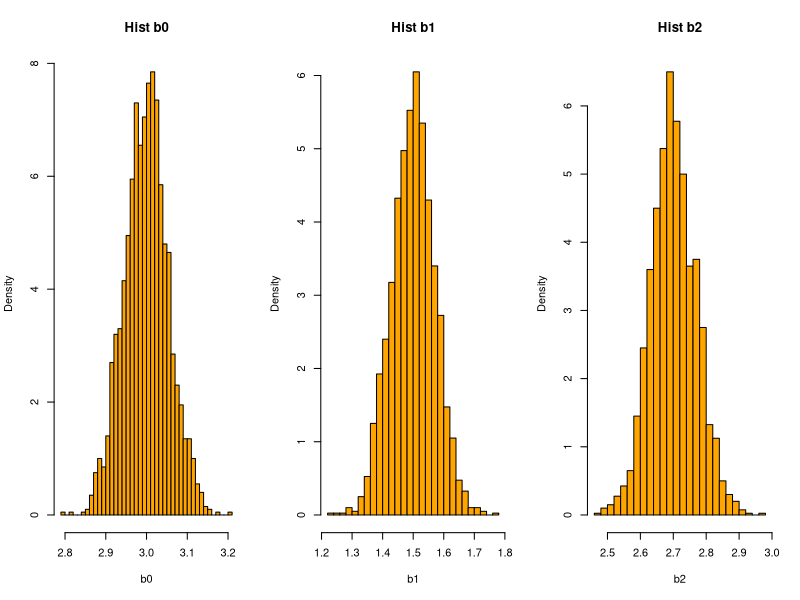
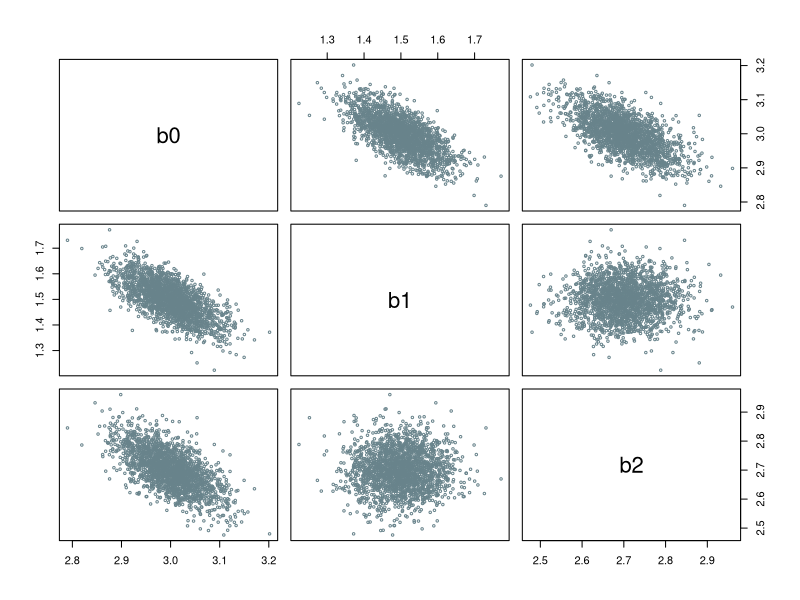
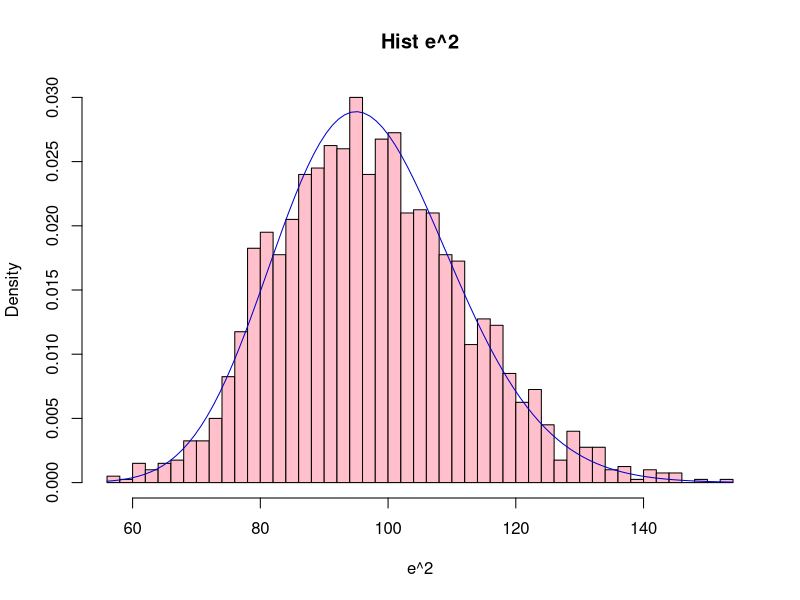
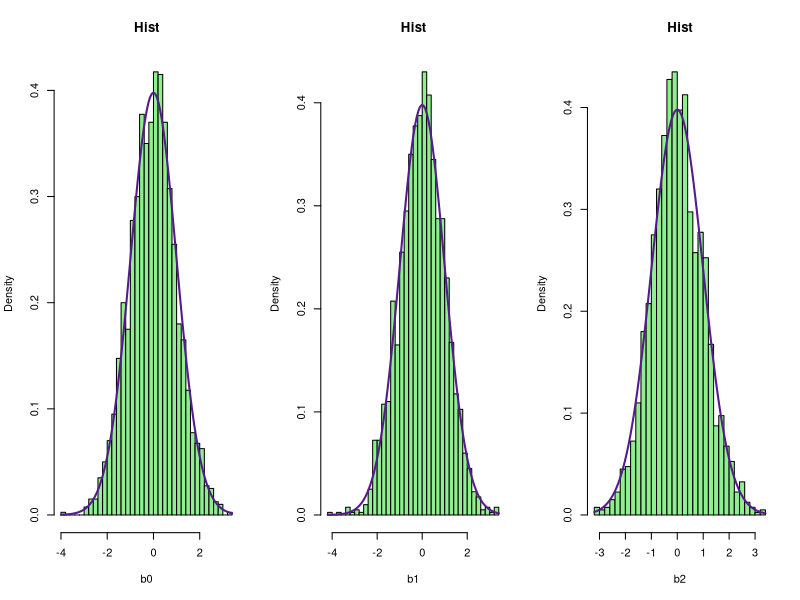

These figures' R source, in order:
# __________________________________________________________________________________________________
# 
# autor: Pedro Guarderas
# email: ajusworkopensource@gmail.com
# file: session_14.R
# 
# This program is free software; you can redistribute it and/or modify it under the 
# terms of the GNU General Public License as published by the Free Software Foundation; 
# either version 2 of the License, or (at your option) any later version.
# __________________________________________________________________________________________________
# 

# __________________________________________________________________________________________________
M<-2000
n<-100
b<-c(1.5,2.7)
b0<-3
p<-length( b )
s<-0.2

k<-1
B<-data.frame()
E2<-data.frame()
C<-data.frame()
while( k <= M) {
  X<-matrix( runif( 2 * n ), n, 2 )
  e<-rnorm( n, 0, s )
  D<-data.frame( Y = X %*% b + b0 + e, X1 = X[,1], X2 = X[,2] )
  MC<-lm( Y ~ X1 + X2, data = D )
  B<-rbind( B, coefficients( MC ) )
  E2<-rbind( E2, sum( residuals( MC )^2 ) )
  XX<-cbind( rep( 1, n ), X )
  C<-rbind( C, diag( solve( t(XX) %*% XX ) ) )
  k<-k+1
}
colnames( B )<-c( 'b0', 'b1', 'b2' )
colnames( E2 )<-c( 'e2' )
colnames( C )<-c( 'c0', 'c1', 'c2' )
rm( k, X, e, D, MC )

# __________________________________________________________________________________________________
# Estimación de s
sqrt( mean( E2$e2 / ( n - p - 1 ) ) )

# __________________________________________________________________________________________________
X11( width = 13, height = 5 )
layout( matrix( c(1,2,3), 1, 3, byrow = TRUE ) )
hist( B$b0, breaks = 30, freq = FALSE, col = 'orange1', xlab = 'b0', main = 'Hist b0' )
hist( B$b1, breaks = 30, probability = TRUE, col = 'orange1', xlab = 'b1', main = 'Hist b1' )
hist( B$b2, breaks = 30, probability = TRUE, col = 'orange1', xlab = 'b2', main = 'Hist b2' )

X11()
plot( B, col = 'lightblue4', cex = 0.5, pch = 1 )

X11()
hist( E2$e2 / s^2, breaks = 40, probability = TRUE, col = 'pink',
      xlab = 'e^2', main = 'Hist e^2', ylim = c( 0.0, 0.03 ) )
curve( dchisq( x, df = n - p - 1 ), col = 'blue3', add = TRUE )

X11( width = 13, height = 5 )
layout( matrix( c(1,2,3), 1, 3, byrow = TRUE ) )
hist( ( B$b0 - b0 ) / sqrt( C$c0 * E2$e2 / ( n - p - 1 ) ), 
      breaks = 40, probability = TRUE, col = 'lightgreen', xlab = 'b0', main = 'Hist' )
curve( dt( x, df = n - p - 1 ), col = 'purple4', add = TRUE, lwd = 2 )
hist( ( B$b1 - b[1] ) / sqrt( C$c1 * E2$e2 / ( n - p - 1 ) ), 
      breaks = 40, probability = TRUE, col = 'lightgreen', xlab = 'b1', main = 'Hist' )
curve( dt( x, df = n - p - 1 ), col = 'purple4', add = TRUE, lwd = 2  )
hist( ( B$b2 - b[2] ) / sqrt( C$c2 * E2$e2 / ( n - p - 1 ) ), 
      breaks = 40, probability = TRUE, col = 'lightgreen', xlab = 'b2', main = 'Hist' )
curve( dt( x, df = n - p - 1 ), col = 'purple4', add = TRUE, lwd = 2 )
